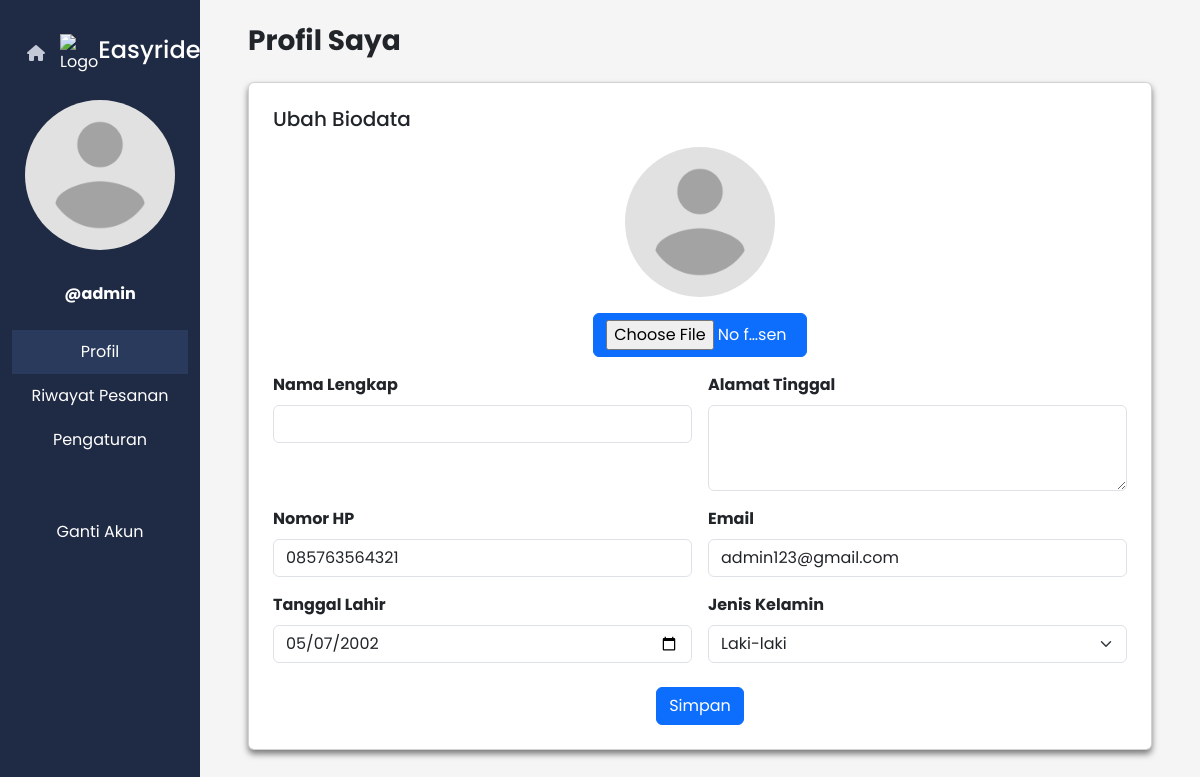
Screenshot of /user/index.php?user_name=admin (signed in) with the database file from the repository.
### tables this page shows
CREATE TABLE `user` (
  `Id` int(10) NOT NULL,
  `foto` varchar(100) NOT NULL,
  `user_name` varchar(100) NOT NULL,
  `full_name` varchar(100) NOT NULL,
  `email` varchar(100) NOT NULL,
  `password` varchar(100) NOT NULL,
  `tgl_lahir` varchar(10) NOT NULL,
  `no_telepon` varchar(15) NOT NULL,
  `alamat` varchar(100) NOT NULL,
  `jenis_kelamin` varchar(15) NOT NULL,
  `role` varchar(30) NOT NULL,
  `tgl_daftar` timestamp NOT NULL DEFAULT current_timestamp()
);

### user/index.php (the view, shortened to what this page needs)
<?php
require "../function.php";
$userName = mysqli_real_escape_string($koneksi, $_GET['user_name']);
$result = mysqli_query($koneksi, "SELECT * FROM user WHERE user_name = '$userName'");
$data = mysqli_fetch_assoc($result);
?>
<!DOCTYPE html>
<html lang="en">
<head>
  <link href="https://cdn.jsdelivr.net/npm/bootstrap@5.3.0-alpha3/dist/css/bootstrap.min.css" rel="stylesheet">
  <link rel="stylesheet" href="https://cdnjs.cloudflare.com/ajax/libs/font-awesome/6.0.0/css/all.min.css" />
</head>
<body>
  <div class="container-fluid">
    <div class="row">
      <nav class="col-md-3 col-lg-2 d-none d-md-block bg-dark text-white sidebar py-3" id="sidebar">
        <div class="d-flex align-items-center mt-3">
          <a class="navbar-brand" href="../index.php"><i class="fa-solid fa-house "></i></a>
            <img src="../asset/easyride.png" alt="Logo" width="50" class="d-inline-block align-text-center" />
            <h4>Easyride</h4>
        </div>
        <div class="text-center mt-4">
        <img src="../dashboard/uploads/profil/<?= $data['foto'] ?: 'no_profile.png' ?>" class="profile-picture img-fluid mb-2" alt="Profile Picture" />
          <p class="fw-bold mt-4">@<?= $_SESSION['userName']; ?></p>
        </div>
        <nav class="nav flex-column mt-4">
          <a href="index.php?user_name=<?= $_SESSION['userName']; ?>" class="nav-link active text-white">Profil</a>
          <a href="riwayat.php?user_name=<?= $_SESSION['userName']; ?>" class="nav-link text-white">Riwayat Pesanan</a>
          <a href="pengaturan.php?user_name=<?= $_SESSION['userName']; ?>" class="nav-link text-white">Pengaturan</a>
          <a href="../logout.php" class="nav-link text-white mt-5">Ganti Akun</a>
        </nav>
      </nav>
      <main class="col-md-9 col-lg-10 px-md-5 py-4">
        <h3 class="mb-4 fw-bold">Profil Saya</h3>
        <div class="card p-4">
          <h5 class="mb-3">Ubah Biodata</h5>
          <form method="POST" enctype="multipart/form-data" class="fw-bold">
            <div class="text-center mb-3">
              <img src="../dashboard/uploads/profil/<?= $data['foto'] ?: 'no_profile.png' ?>" class= "profile-picture img-fluid mb-2" alt="Profile Picture" />
              <br>
              <input type="file" name="foto" class="btn btn-primary mt-2 w-25">
            </div>
            <div class="row g-3">
              <div class="col-md-6">
                <label for="firstName" class="form-label">Nama Lengkap</label>
                <input type="text" id="firstName" name="namaLengkap" class="form-control" value="<?= htmlspecialchars($data['full_name']) ?>" required>
              </div>
              <div class="col-md-6">
                <label for="alamat" class="form-label">Alamat Tinggal</label>
                <textarea id="alamat" name="alamat" class="form-control" rows="3" required><?= htmlspecialchars($data['alamat']) ?></textarea>
              </div>
              <div class="col-md-6">
                <label for="phone" class="form-label">Nomor HP</label>
                <input type="text" id="phone" name="noTelepon" class="form-control" value="<?= htmlspecialchars($data['no_telepon']) ?>" required>
              </div>
              <div class="col-md-6">
                <label for="email" class="form-label">Email</label>
                <input type="email" id="email" name="email" class="form-control" value="<?= htmlspecialchars($data['email']) ?>" required>
              </div>
              <div class="col-md-6">
                <label for="tglLahir" class="form-label">Tanggal Lahir</label>
                <input type="date" id="tglLahir" name="tglLahir" class="form-control" value="<?= htmlspecialchars($data['tgl_lahir']) ?>" required>
              </div>
              <div class="col-md-6">
                <label for="gender" class="form-label">Jenis Kelamin</label>
                <select id="gender" name="gender" class="form-select">
                  <option value="laki-laki" <?= $data['jenis_kelamin'] === 'Laki-laki' ? 'selected' : '' ?>>Laki-laki</option>
                </select>
              </div>
            </div>
            <div class="mt-4 text-center">
              <input type="submit" name="simpan" value="Simpan" class="btn btn-primary">
            </div>
          </form>
        </div>
      </main>
    </div>
  </div>
</body>
</html>

### user/index.php (style rules this page uses)
body { background-color: #f5f5f5; font-family: "Poppins", sans-serif; }
#sidebar { background-color: #1f2a44 !important; height: 100vh; color: #fff; }
.sidebar a { color: #c4c9d7; text-decoration: none; padding: 10px 15px; text-align: center; display: block; }
.sidebar .active { background-color: #2a3a5c; }
.card { box-shadow: 0px 4px 6px rgba(0, 0, 0, 0.5); }
.profile-picture { width: 150px; height: 150px; object-fit: cover; border-radius: 50%; }

### rows the page displays
user: noTelepon "085763564321", email "admin123@gmail.com", tglLahir "05/07/2002"

### other values shown
$_SESSION['userName'] "admin"
